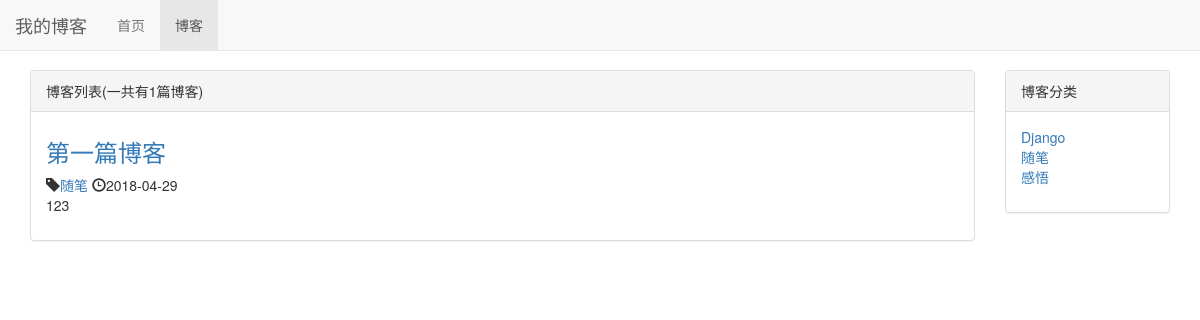
The page /blog/ on the database as committed earlier.
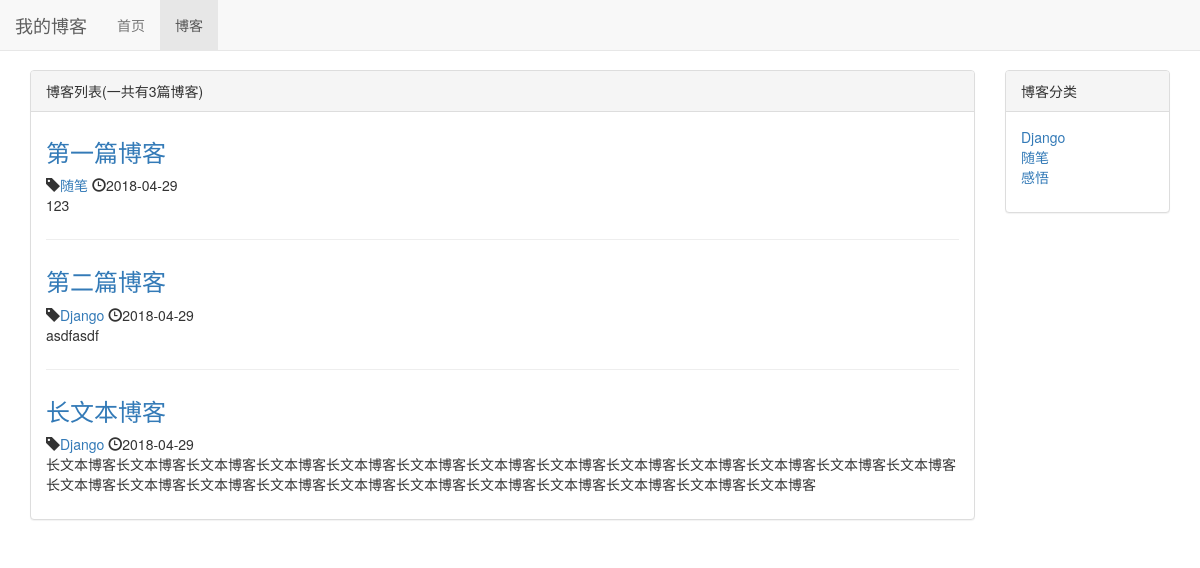
The same page on the database as committed later.
### blog/models.py (models this page shows, shortened)
class Blog(models.Model):
    title = models.CharField(max_length=50)
    blog_type = models.ForeignKey(BlogType, on_delete=models.DO_NOTHING)
    content = models.TextField()
    author = models.ForeignKey(User, on_delete=models.DO_NOTHING)
    created_time = models.DateTimeField(auto_now_add=True)
    last_updated_time = models.DateTimeField(auto_now=True)

class BlogType(models.Model):
    type_name = models.CharField(max_length=15)
    def __str__(self):
        return self.type_name

### blog/views.py (the view)
# urls.py: path('', views.blog_list, name='blog_list'),
def blog_list(request):
    context = {}
    context['blogs'] = Blog.objects.all()
    context['blogs_count'] = Blog.objects.all().count()
    context['blog_types'] = BlogType.objects.all()
    return render_to_response('blog/blog_list.html', context)

### blog/templates/blog/blog_list.html (shortened to what this page needs)
{% extends 'base.html' %}
{% block nav_blog_active %}active{% endblock %}
{% load staticfiles %}
{% block header_extends %}
    <link rel="stylesheet" href="{% static 'blog.css' %}">
{% endblock %}
{% block content %}
    <div class="container">
        <div class="row">
            <div class="col-xs-12 col-sm-8 col-md-9 col-lg-10">
                <div class="panel panel-default">
                    <div class="panel-heading">{% block blog_list_title %}博客列表(一共有{{ blogs|length }}篇博客) {% endblock %}</div>
                    <div class="panel-body">
                        {% for blog in blogs %}
                            <div class="blog">
                                <h3><a href="{% url 'blog_detail' blog.pk %}">{{ blog.title }}</a></h3>
                                <p class="blog-info">
                                    <span class="glyphicon glyphicon-tag"></span><a href="{% url 'blogs_with_type' blog.blog_type.pk %}">{{ blog.blog_type }}</a>
                                    <span class="glyphicon glyphicon-time"></span>{{ blog.created_time|date:"Y-m-d" }}
                                </p>
                                <p>{{ blog.content|truncatechars:120 }}</p>
                            </div>
                        {% empty %}
                            <div class="blog">
                                <h3>暂无博客，敬请期待</h3>
                            </div>
                        {% endfor %}
                    </div>
                </div>
            </div>
            <div class="hidden-xs col-sm-4 col-md-3 col-lg-2">
                <div class="panel panel-default">
                    <div class="panel-heading">博客分类</div>
                    <div class="panel-body">
                        <ul class="blog-types">
                            {% for blog_type in blog_types %}
                                <li><a href="{% url 'blogs_with_type' blog_type.pk %}">{{ blog_type.type_name }}</a></li>
                            {% empty %}
                                <li>暂无分类</li>
                            {% endfor %}
                        </ul>
                    </div>
                </div>
            </div>
        </div>
    </div>
{% endblock %}

### templates/base.html (shortened to what this page needs)
{% load staticfiles %}
<!DOCTYPE html>
<html lang="zh-CN">
<head>
    <link rel="stylesheet" href="{% static 'bootstrap-3.3.7/css/bootstrap.min.css' %}">
    <link rel="stylesheet" href="{% static 'css/base.css' %}">
    {% block header_extends %}{% endblock %}
</head>
<body>
    <div class="navbar navbar-default navbar-fixed-top" role="navigation">
        <div class="content-fluid">
            <div class="navbar-header">
                <a class="navbar-brand" href="{% url 'home' %}">我的博客</a>
            </div>
            <div id="navbar-collapse" class="collapse navbar-collapse">
                <ul class="nav navbar-nav">
                    <li class="{% block nav_home_active %}{% endblock %}"><a href="{% url 'home' %}">首页</a></li>
                    <li class="{% block nav_blog_active %}{% endblock %}"><a href="{% url 'blog_list' %}">博客</a></li>
                </ul>
            </div>
        </div>
    </div>
    {% block content %}{% endblock %}
</body>
</html>

### static/css/base.css (style rules this page uses)
* { margin: 0; padding: 0; }
body { margin-top: 70px!important; }

### blog/static/blog.css (style rules this page uses)
ul.blog-types { list-style-type: none; }
div.blog:not(:last-child) { margin-bottom: 2em; border-bottom: 1px solid #eee; padding-bottom: 1em; }
div.blog h3 { margin-top: 0.5em; }
div.blog p.blog-info { margin-bottom: 0; }

Rows that differ between the two databases and show on the page:
added Blog: title "第二篇博客", blog_type "Django", created_time "2018-04-29", content "asdfasdf"
added Blog: title "长文本博客", blog_type "Django", created_time "2018-04-29", content "长文本博客长文本博客长文本博客长文本博客长文本博客长文本博客长文本博客长文本博客长文本博客长文本博客长文本博客长文本博客长文本博客长文本博客长文本博客长文本博客长文本博客长文本博客长文本博客长文本博客长文本博客长文本博客长文本博客长文本博客"
Other text that changed with them:
{{ blogs|length }}: "1" → "3"
